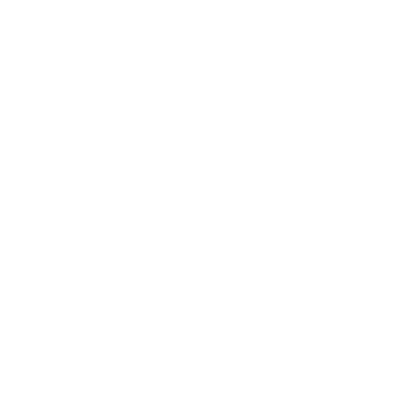
Frame 1 (no input)
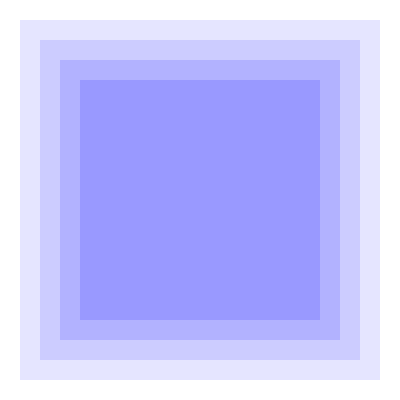
Frame 60 (the mouse pressed at the canvas centre just before this capture)
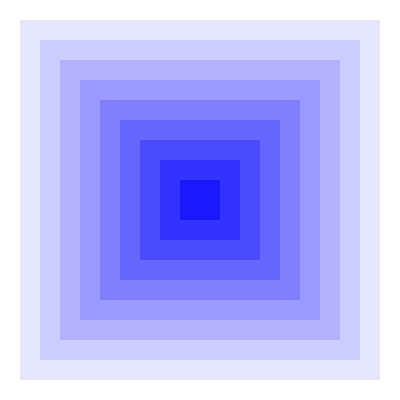
Frame 120 (the mouse held since frame 60 and released just before this capture)

The Processing sketch that drew these frames (run headless with seeded random() and noise(); from frame 60 on, the mouse is pressed at the canvas centre):

// Processing sketch: processing_55942
// ── processing_55942.pde

float i;

void setup() {
  size(400, 400);
  rectMode(CENTER);
  noStroke();
  frameRate(5);
  i=10;
}

void draw() {
  translate(width*.5, height*.5);

  //  for ( = 10; i > 0; i--) {

  fill(255*i/10, 255*i/10, 255);
  rect(0, 0, width*i/10, height*i/10);

  //  }

  i=i-1;
  if (i<0){
    i=10;
  }
}
